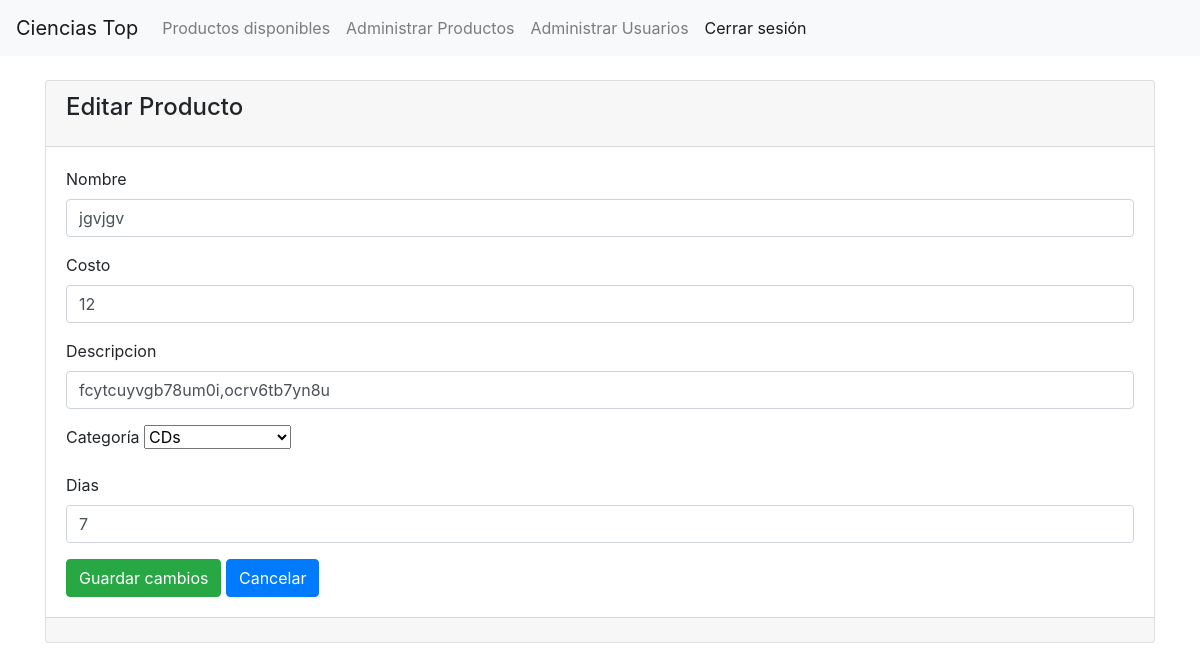
The app's page /inicio/adminproductos/editar/11 (signed in), older data.
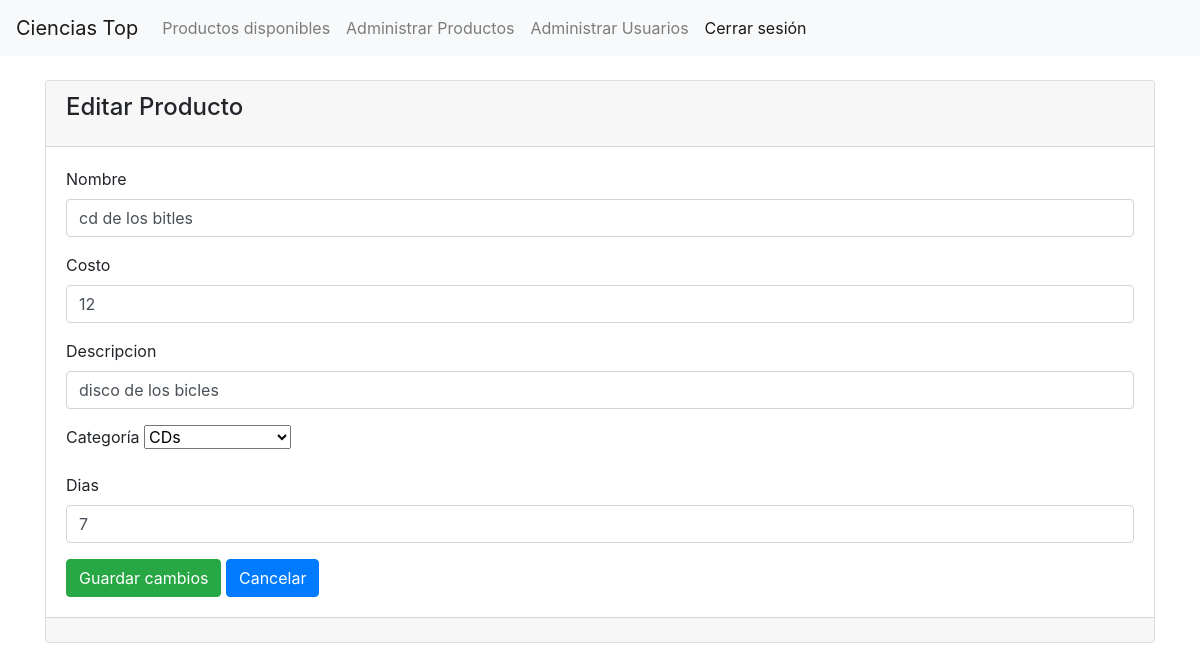
The same page, newer data.
### producto/models.py (models this page shows, shortened)
class Producto(models.Model):
    user = models.ForeignKey(User, on_delete=models.DO_NOTHING, null=True, related_name='productos')
    id = models.BigAutoField(primary_key=True)
    nombre = models.CharField(max_length=100)
    costo = models.IntegerField()
    descripcion = models.TextField()
    imagen = models.ImageField(upload_to='productos_imagenes')
    categoria = models.TextField()
    dias = models.IntegerField(
        validators=[
            MinValueValidator(3),
            MaxValueValidator(7)
        ]
    )

### producto/views.py (the view)
# urls.py: path('adminproductos/editar/<int:id>', views.editar_producto, name='editar'),
@login_required
@user_passes_test(is_prov_or_admin)
def editar_producto(request, id):
    producto = get_object_or_404(Producto, id=id)
    if request.method == 'POST':
        form = EditarProductoForm(request.POST, instance=producto)
        if form.is_valid():
            form.save()
            return redirect('admin_productos')
    else:
        form = EditarProductoForm(instance=producto)
    return render(request, 'editar_producto.html', {'form': form})

### producto/forms.py (shortened to what this page needs)
class EditarProductoForm(forms.ModelForm):
    CATEGORIA_CHOICES = (
        ('computadoras', 'Computadoras'),
        ('tabletas', 'Tabletas'),
        ('audifonos', 'Audifonos'),
        ('peliculas', 'Peliculas'),
        ('series', 'Series'),
        ('cds', 'CDs'),
        ('balones', 'Balones'),
        ('raquetas', 'Raquetas'),
        ('juegos', 'Juegos de mesa'),
        ('otros', 'Otros')
    )
    categoria = forms.ChoiceField(label='Categoría', choices=CATEGORIA_CHOICES)
    class Meta:
        model = Producto
        fields = ['nombre', 'costo', 'descripcion', 'categoria', 'dias']

### producto/views.py (called while the page is built)
def is_prov_or_admin(user):
    return user.groups.filter(name='proveedor').exists() or user.groups.filter(name='administrador').exists()

### producto/templates/editar_producto.html (shortened to what this page needs)
{% extends 'base.html' %}
{% block contenido %}
<div class="card">
    <div class="card-header">
        <h4 class="card-title">Editar Producto</h4>
    </div>
    <div class="card-body">
        <form enctype="multipart/form-data" method="post">
            {% for campo in form %}
                <div class="mb-3">
                    <label for="{{ campo.id_for_label }}" class="form-label">{{ campo.label }}</label>
                    {% if campo.field.widget.input_type == 'select' %}
                        {{ campo }}
                    {% else %}
                        <input
                            type="{{ campo.field.widget.input_type }}"
                            class="form-control"
                            name="{{ campo.name }}"
                            id="{{ campo.id_for_label }}"
                            placeholder="{{ campo.label }}"
                            value="{{ campo.value|default:'' }}"
                        />
                    {% endif %}
                </div>
            {% endfor %}
            <div class="mt-3">
                <input
                    class="btn btn-success"
                    type="submit"
                    value="Guardar cambios"
                />
                <a
                    class="btn btn-primary"
                    href="{% url 'admin_productos' %}"
                    role="button"
                >Cancelar</a>
            </div>
        </form>
    </div>
    <div class="card-footer text-muted"></div>
</div>
{% endblock %}

Row changes from the older to the newer data that the page shows:
changed Producto "CDs": nombre "jgvjgv" → "cd de los bitles"; descripcion "fcytcuyvgb78um0i,ocrv6tb7yn8u" → "disco de los bicles"
